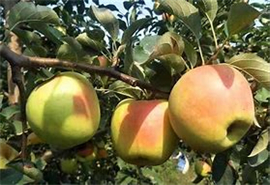
#> input picture Results_detail/Attachment_1/106.jpg, 270 x 185 px; its folder holds only this picture in this run
$ jupyter execute --allow-errors Teacher.ipynb
#> lines starting #> are read from the running program, lines starting #| are printed output that depends on the picture; after the words box and inside, x2 and y2 are one past the last pixel; in counts of white or black regions, pixels touching at a corner belong together
[cell 1]
import cv2
import numpy as np
import glob
from PIL import Image

# 读取图像
image_paths = glob.glob('Attachment 1/2.jpg')  # 修改为你的图像文件夹路径

for image_path in image_paths:
    image = cv2.imread(image_path)

    # 定义颜色阈值范围，这里是绿色的树叶
    lower_green = np.array([40, 40, 40])
    upper_green = np.array([80, 255, 255])

    # 将图像转换为HSV颜色空间
    hsv = cv2.cvtColor(image, cv2.COLOR_BGR2HSV)

    # 根据颜色阈值创建树叶掩膜（mask）
    mask_green = cv2.inRange(hsv, lower_green, upper_green)

    # 对掩膜进行形态学操作，以便更好地区分苹果和树叶
    kernel = np.ones((5, 5), np.uint8)
    mask_green = cv2.morphologyEx(mask_green, cv2.MORPH_CLOSE, kernel)
    mask_green = cv2.morphologyEx(mask_green, cv2.MORPH_OPEN, kernel)

    # 反转掩膜以去除树叶区域
    mask_apple = cv2.bitwise_not(mask_green)
    apples = cv2.bitwise_and(image, image, mask=mask_apple)
    cv2.imshow("apples", apples)

    # 转换到HSV颜色空间
    hsv = cv2.cvtColor(apples, cv2.COLOR_BGR2HSV)

    # 定义苹果颜色的范围
    # lower_red1 = np.array([0, 100, 100])
    # upper_red1 = np.array([10, 255, 255])
    lower_red1 = np.array([0, 100, 150])
    upper_red1 = np.array([10, 255, 255])
    # lower_red2 = np.array([160, 100, 100])
    # upper_red2 = np.array([180, 255, 255])
    # 青苹果
    lower_red2 = np.array([20, 100, 150])
    upper_red2 = np.array([40, 255, 255])


    # 根据颜色阈值创建苹果掩码
    mask1 = cv2.inRange(hsv, lower_red1, upper_red1)
    # 青苹果开关
    mask2 = cv2.inRange(hsv, lower_red2, upper_red2)
    mask = cv2.bitwise_or(mask1, mask2)
    # Image.fromarray(mask).show()
    cv2.imshow("mask", mask)

    # 灰度
    # mask = cv2.cvtColor(mask, cv2.COLOR_BGR2GRAY)
    # Image.fromarray(mask).show()

    # 高斯模糊
    mask = cv2.GaussianBlur(mask,(5,5),0)
    # Image.fromarray(mask).show()
    cv2.imshow("GaussianBlur", mask)

    # 形态学操作改善掩码（先腐蚀后膨胀）
    kernel = np.ones((7, 7), np.uint8)
    mask = cv2.erode(mask, kernel, iterations=2)
    mask = cv2.dilate(mask, kernel, iterations=2)
    # Image.fromarray(mask).show()
    cv2.imshow("erode & dilate", mask)

    # 寻找轮廓
    # contours, _ = cv2.findContours(mask, cv2.RETR_EXTERNAL, cv2.CHAIN_APPROX_SIMPLE)
    contours, _ = cv2.findContours(mask, cv2.RETR_TREE, cv2.CHAIN_APPROX_NONE)

    draw_img = cv2.drawContours(image.copy(), contours, -1, (0, 255, 0), 3)
    for i in range(len(contours)):
        cnt = contours[i]
        x, y, w, h = cv2.boundingRect(cnt)
        img_1 = cv2.rectangle(draw_img, (x, y), (x + w, y + h), (0, 0, 255), 2)
        # 中心点 x+1/2*w，y+1/2*h
    str = 'the number of apples: ' + str(len(contours))
    # img = cv2.putText(draw_img, str, (0, 10), cv2.FONT_HERSHEY_TRIPLEX, 0.2, (0, 0, 255), 1)
    print("contours 数量：", len(contours))

    cv2.imshow("img", image)
    cv2.imshow("draw_img", draw_img)
    cv2.waitKey(0)
cv2.destroyAllWindows()
print(1+1)

[cell 2]
import cv2
import numpy as np
import glob
from PIL import Image

# 读取图像
image_paths = glob.glob('Attachment_1/2.jpg')  # 修改为你的图像文件夹路径

for image_path in image_paths:
    image = cv2.imread(image_path)

    # 定义颜色阈值范围，这里是绿色的树叶
    lower_green = np.array([40, 40, 40])
    upper_green = np.array([80, 255, 255])

    # 将图像转换为HSV颜色空间
    hsv = cv2.cvtColor(image, cv2.COLOR_BGR2HSV)

    # 根据颜色阈值创建树叶掩膜（mask）
    mask_green = cv2.inRange(hsv, lower_green, upper_green)

    # 对掩膜进行形态学操作，以便更好地区分苹果和树叶
    kernel = np.ones((5, 5), np.uint8)
    mask_green = cv2.morphologyEx(mask_green, cv2.MORPH_CLOSE, kernel)
    mask_green = cv2.morphologyEx(mask_green, cv2.MORPH_OPEN, kernel)

    # 反转掩膜以去除树叶区域
    mask_apple = cv2.bitwise_not(mask_green)
    apples = cv2.bitwise_and(image, image, mask=mask_apple)
    cv2.imshow("apples", apples)

    # 转换到HSV颜色空间
    hsv = cv2.cvtColor(apples, cv2.COLOR_BGR2HSV)

    # 定义苹果颜色的范围
    # lower_red1 = np.array([0, 100, 100])
    # upper_red1 = np.array([10, 255, 255])
    lower_red1 = np.array([0, 100, 150])
    upper_red1 = np.array([10, 255, 255])
    # lower_red2 = np.array([160, 100, 100])
    # upper_red2 = np.array([180, 255, 255])
    # 青苹果
    lower_red2 = np.array([20, 100, 150])
    upper_red2 = np.array([40, 255, 255])


    # 根据颜色阈值创建苹果掩码
    mask1 = cv2.inRange(hsv, lower_red1, upper_red1)
    # 青苹果开关
    mask2 = cv2.inRange(hsv, lower_red2, upper_red2)
    mask = cv2.bitwise_or(mask1, mask2)
    # Image.fromarray(mask).show()
    cv2.imshow("mask", mask)

    # 灰度
    # mask = cv2.cvtColor(mask, cv2.COLOR_BGR2GRAY)
    # Image.fromarray(mask).show()

    # 高斯模糊
    mask = cv2.GaussianBlur(mask,(5,5),0)
    # Image.fromarray(mask).show()
    cv2.imshow("GaussianBlur", mask)

    # 形态学操作改善掩码（先腐蚀后膨胀）
    kernel = np.ones((7, 7), np.uint8)
    mask = cv2.erode(mask, kernel, iterations=2)
    mask = cv2.dilate(mask, kernel, iterations=2)
    # Image.fromarray(mask).show()
    cv2.imshow("erode & dilate", mask)

    # 寻找轮廓
    # contours, _ = cv2.findContours(mask, cv2.RETR_EXTERNAL, cv2.CHAIN_APPROX_SIMPLE)
    contours, _ = cv2.findContours(mask, cv2.RETR_TREE, cv2.CHAIN_APPROX_NONE)

    draw_img = cv2.drawContours(image.copy(), contours, -1, (0, 255, 0), 3)
    for i in range(len(contours)):
        cnt = contours[i]
        x, y, w, h = cv2.boundingRect(cnt)
        img_1 = cv2.rectangle(draw_img, (x, y), (x + w, y + h), (0, 0, 255), 2)
        # 中心点 x+1/2*w，y+1/2*h
    str = 'the number of apples: ' + str(len(contours))
    # img = cv2.putText(draw_img, str, (0, 10), cv2.FONT_HERSHEY_TRIPLEX, 0.2, (0, 0, 255), 1)
    print("contours 数量：", len(contours))

    cv2.imshow("img", image)
    cv2.imshow("draw_img", draw_img)
    cv2.waitKey(0)
    cv2.destroyAllWindows()

[cell 3]
import cv2
import numpy as np
import glob
import os

# 创建文件夹以存储处理后的图像
output_folder = "output_images"
os.makedirs(output_folder, exist_ok=True)

def process_image(image_path, output_folder):
#> called with image_path = 'Results_detail/Attachment_1/106.jpg', output_folder = 'output_images'
    image = cv2.imread(image_path)
#> image is the input picture: shape (185, 270, 3); mean B, G, R 65.3, 104.2, 110

    # 以下是图像处理的代码...

    # 保存中间和最终图像
    image_name = os.path.splitext(os.path.basename(image_path))[0]

    # 保存苹果图像
    cv2.imwrite(os.path.join(output_folder, f"{image_name}_apples.jpg"), apples)

    # 保存掩膜图像
    cv2.imwrite(os.path.join(output_folder, f"{image_name}_mask.jpg"), mask)

    # 保存高斯模糊图像
    cv2.imwrite(os.path.join(output_folder, f"{image_name}_GaussianBlur.jpg"), mask)

    # 保存腐蚀和膨胀图像
    cv2.imwrite(os.path.join(output_folder, f"{image_name}_erode_dilate.jpg"), mask)

    # 保存绘制轮廓后的图像
    cv2.imwrite(os.path.join(output_folder, f"{image_name}_draw_img.jpg"), draw_img)

    print(f"处理并保存完成：{image_name}")

# 读取图像
image_paths = glob.glob('Attachment_1/*.jpg')  # 修改为你的图像文件夹路径

#> (the rest of this cell did not finish here and is left out)

[cell 4]
import cv2
import numpy as np
import glob
import os

# 创建文件夹以存储处理后的图像
output_folder = "output_images"
os.makedirs(output_folder, exist_ok=True)

# [67 lines left out: function process_image, not called in this run]
# 读取图像
image_paths = glob.glob('Attachment 1/*.jpg')  # 修改为你的图像文件夹路径

# 处理每个图像
for image_path in image_paths:
    process_image(image_path, output_folder)

[cell 5]
#上面的代码跑不出来现在重新试一试
import cv2
import numpy as np
import glob
import os

# 创建文件夹以存储处理后的图像
output_folder = "WhatdoIwant?"
os.makedirs(output_folder, exist_ok=True)

# [67 lines left out: function process_image, not called in this run]

# 读取图像
image_paths = glob.glob('Attachment 1/*.jpg')  # 修改为你的图像文件夹路径

# 处理每个图像
for image_path in image_paths:
    process_image(image_path, output_folder)

[cell 6]
import cv2
import numpy as np
import glob
import os
# 创建文件夹以存储处理后的图像
output_folder = "output_images"
os.makedirs(output_folder, exist_ok=True)

# 创建不同处理阶段的文件夹
output_folders = {
    'apples': os.path.join(output_folder, 'apples'),
    'mask': os.path.join(output_folder, 'mask'),
    'GaussianBlur': os.path.join(output_folder, 'GaussianBlur'),
    'erode_dilate': os.path.join(output_folder, 'erode_dilate'),
    'draw_img': os.path.join(output_folder, 'draw_img')
}

for folder in output_folders.values():
    os.makedirs(folder, exist_ok=True)

def process_image(image_path, output_folders):
    # 读取图像
#> called with image_path = 'Results_detail/Attachment_1/106.jpg'
    image = cv2.imread(image_path)

    # 以下是图像处理的代码...

    # 保存中间和最终图像
    image_name = os.path.splitext(os.path.basename(image_path))[0]

    # 保存苹果图像
    cv2.imwrite(os.path.join(output_folders['apples'], f"{image_name}_apples.jpg"), apples)

    # 保存掩膜图像
    cv2.imwrite(os.path.join(output_folders['mask'], f"{image_name}_mask.jpg"), mask)

    # 保存高斯模糊图像
    cv2.imwrite(os.path.join(output_folders['GaussianBlur'], f"{image_name}_GaussianBlur.jpg"), mask)

    # 保存腐蚀和膨胀图像
    cv2.imwrite(os.path.join(output_folders['erode_dilate'], f"{image_name}_erode_dilate.jpg"), mask)

    # 保存绘制轮廓后的图像
    cv2.imwrite(os.path.join(output_folders['draw_img'], f"{image_name}_draw_img.jpg"), draw_img)

    print(f"处理并保存完成：{image_name}")

# 读取图像
image_paths = glob.glob('Attachment_1/*.jpg')  # 修改为你的图像文件夹路径

# 处理每个图像
#> (the rest of this cell did not finish here and is left out)

[cell 7]
import cv2
import numpy as np
import glob
import os

# 创建文件夹以存储处理后的图像
output_folder = "output_images"
os.makedirs(output_folder, exist_ok=True)

# 创建不同处理阶段的文件夹
output_folders = {
    'apples': os.path.join(output_folder, 'apples'),
    'mask': os.path.join(output_folder, 'mask'),
    'GaussianBlur': os.path.join(output_folder, 'GaussianBlur'),
    'erode_dilate': os.path.join(output_folder, 'erode_dilate'),
    'draw_img': os.path.join(output_folder, 'draw_img')
}

for folder in output_folders.values():
    os.makedirs(folder, exist_ok=True)

def process_image(image_path, output_folders):
    # 读取图像
#> called with image_path = 'Results_detail/Attachment_1/106.jpg'
    image = cv2.imread(image_path)

    # 定义颜色阈值范围，这里是绿色的树叶
    lower_green = np.array([40, 40, 40])
    upper_green = np.array([80, 255, 255])

    # 将图像转换为HSV颜色空间
    hsv = cv2.cvtColor(image, cv2.COLOR_BGR2HSV)
#> hsv: shape (185, 270, 3); mean H, S, V 35.3, 125.1, 116

    # 根据颜色阈值创建树叶掩膜（mask）
    mask_green = cv2.inRange(hsv, lower_green, upper_green)
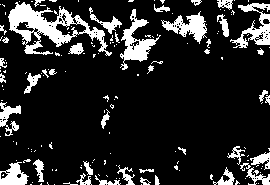
#> mask_green: shape (185, 270); 15.6% white; 159 white regions (118 under 20 px), largest, box (x1, y1, x2, y2) and area: (8, 2, 112, 56) 1961, (120, 9, 161, 70) 819, (230, 3, 270, 48) 713

    # 对掩膜进行形态学操作，以便更好地区分苹果和树叶
    kernel = np.ones((5, 5), np.uint8)
    mask_green = cv2.morphologyEx(mask_green, cv2.MORPH_CLOSE, kernel)
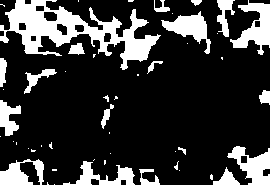
#> mask_green: shape (185, 270); 21% white; 50 white regions (30 under 20 px), largest, box (x1, y1, x2, y2) and area: (0, 0, 161, 70) 4120, (230, 0, 270, 55) 1012, (227, 146, 270, 185) 867
    mask_green = cv2.morphologyEx(mask_green, cv2.MORPH_OPEN, kernel)
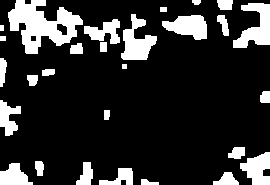
#> mask_green: shape (185, 270); 18% white; 28 white regions, largest, box (x1, y1, x2, y2) and area: (8, 0, 83, 54) 2124, (233, 3, 270, 48) 923, (121, 14, 157, 60) 877

    # 反转掩膜以去除树叶区域
    mask_apple = cv2.bitwise_not(mask_green)
    apples = cv2.bitwise_and(image, image, mask=mask_apple)
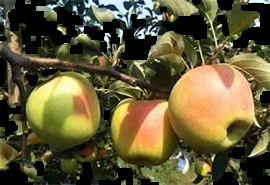
#> apples: shape (185, 270, 3); mean B, G, R 55.1, 89.6, 97.9

    # 以下是图像处理的代码...

    # 保存中间和最终图像
    image_name = os.path.splitext(os.path.basename(image_path))[0]

    # 保存苹果图像
    cv2.imwrite(os.path.join(output_folders['apples'], f"{image_name}_apples.jpg"), apples)

    # 保存掩膜图像
    cv2.imwrite(os.path.join(output_folders['mask'], f"{image_name}_mask.jpg"), mask)

    # 保存高斯模糊图像
    cv2.imwrite(os.path.join(output_folders['GaussianBlur'], f"{image_name}_GaussianBlur.jpg"), mask)

    # 保存腐蚀和膨胀图像
    cv2.imwrite(os.path.join(output_folders['erode_dilate'], f"{image_name}_erode_dilate.jpg"), mask)

    # 保存绘制轮廓后的图像
    cv2.imwrite(os.path.join(output_folders['draw_img'], f"{image_name}_draw_img.jpg"), draw_img)

    print(f"处理并保存完成：{image_name}")

# 读取图像
image_paths = glob.glob('Attachment_1/*.jpg')  # 修改为你的图像文件夹路径

# 处理每个图像
#> (the rest of this cell did not finish here and is left out)

[cell 8]
import cv2
import numpy as np
import glob
import os

# 创建文件夹以存储处理后的图像
output_folder = "output_images"
os.makedirs(output_folder, exist_ok=True)

# 创建不同处理阶段的文件夹
output_folders = {
    'apples': os.path.join(output_folder, 'apples'),
    'mask': os.path.join(output_folder, 'mask'),
    'GaussianBlur': os.path.join(output_folder, 'GaussianBlur'),
    'erode_dilate': os.path.join(output_folder, 'erode_dilate'),
    'draw_img': os.path.join(output_folder, 'draw_img')
}

for folder in output_folders.values():
    os.makedirs(folder, exist_ok=True)

def process_image(image_path, output_folders):
    # 读取图像
#> called with image_path = 'Results_detail/Attachment_1/106.jpg'
    image = cv2.imread(image_path)

    # 定义颜色阈值范围，这里是绿色的树叶
    lower_green = np.array([40, 40, 40])
    upper_green = np.array([80, 255, 255])

    # 将图像转换为HSV颜色空间
    hsv = cv2.cvtColor(image, cv2.COLOR_BGR2HSV)

    # 根据颜色阈值创建树叶掩膜（mask）
    mask_green = cv2.inRange(hsv, lower_green, upper_green)

    # 对掩膜进行形态学操作，以便更好地区分苹果和树叶
    kernel = np.ones((5, 5), np.uint8)
    mask_green = cv2.morphologyEx(mask_green, cv2.MORPH_CLOSE, kernel)
    mask_green = cv2.morphologyEx(mask_green, cv2.MORPH_OPEN, kernel)

    # 反转掩膜以去除树叶区域
    mask_apple = cv2.bitwise_not(mask_green)
    apples = cv2.bitwise_and(image, image, mask=mask_apple)

    # 转换到HSV颜色空间
    hsv = cv2.cvtColor(apples, cv2.COLOR_BGR2HSV)
#> hsv: shape (185, 270, 3); mean H, S, V 26.4, 107.7, 101.3

    # 定义苹果颜色的范围
    lower_red1 = np.array([0, 100, 150])
    upper_red1 = np.array([10, 255, 255])
    lower_red2 = np.array([20, 100, 150])
    upper_red2 = np.array([40, 255, 255])

    # 根据颜色阈值创建苹果掩码
    mask1 = cv2.inRange(hsv, lower_red1, upper_red1)
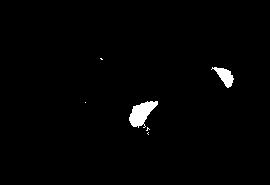
#> mask1: shape (185, 270); 1.4% white; 6 white regions (4 under 20 px), largest, box (x1, y1, x2, y2) and area: (129, 101, 158, 128) 437, (211, 67, 234, 88) 226
    mask2 = cv2.inRange(hsv, lower_red2, upper_red2)
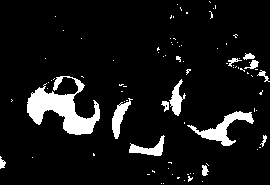
#> mask2: shape (185, 270); 8.3% white; 89 white regions (75 under 20 px), largest, box (x1, y1, x2, y2) and area: (27, 76, 100, 135) 1888, (187, 111, 254, 146) 700, (112, 98, 133, 139) 329
    mask = cv2.bitwise_or(mask1, mask2)
#> mask: shape (185, 270); 9.6% white; 95 white regions (79 under 20 px), largest, box (x1, y1, x2, y2) and area: (27, 76, 100, 135) 1888, (187, 111, 254, 146) 700, (129, 101, 158, 128) 437

    # 以下是图像处理的代码...

    # 保存中间和最终图像
    image_name = os.path.splitext(os.path.basename(image_path))[0]

    # 保存苹果图像
    cv2.imwrite(os.path.join(output_folders['apples'], f"{image_name}_apples.jpg"), apples)

    # 保存掩膜图像
    cv2.imwrite(os.path.join(output_folders['mask'], f"{image_name}_mask.jpg"), mask)

    # 保存高斯模糊图像
    cv2.imwrite(os.path.join(output_folders['GaussianBlur'], f"{image_name}_GaussianBlur.jpg"), mask)

    # 保存腐蚀和膨胀图像
    cv2.imwrite(os.path.join(output_folders['erode_dilate'], f"{image_name}_erode_dilate.jpg"), mask)

    # 保存绘制轮廓后的图像
    cv2.imwrite(os.path.join(output_folders['draw_img'], f"{image_name}_draw_img.jpg"), draw_img)

    print(f"处理并保存完成：{image_name}")

# 读取图像
image_paths = glob.glob('Attachment_1/*.jpg')  # 修改为你的图像文件夹路径

# 处理每个图像
#> (the rest of this cell did not finish here and is left out)

[cell 9]
import cv2
import numpy as np
import glob
import os

# 创建文件夹以存储处理后的图像
output_folder = "output_images"
os.makedirs(output_folder, exist_ok=True)

# 创建不同处理阶段的文件夹
output_folders = {
    'apples': os.path.join(output_folder, 'apples'),
    'mask': os.path.join(output_folder, 'mask'),
    'GaussianBlur': os.path.join(output_folder, 'GaussianBlur'),
    'erode_dilate': os.path.join(output_folder, 'erode_dilate'),
    'draw_img': os.path.join(output_folder, 'draw_img')
}

for folder in output_folders.values():
    os.makedirs(folder, exist_ok=True)

def process_image(image_path, output_folders):
    # 读取图像
#> called with image_path = 'Results_detail/Attachment_1/106.jpg'
    image = cv2.imread(image_path)

    # 定义颜色阈值范围，这里是绿色的树叶
    lower_green = np.array([40, 40, 40])
    upper_green = np.array([80, 255, 255])

    # 将图像转换为HSV颜色空间
    hsv = cv2.cvtColor(image, cv2.COLOR_BGR2HSV)

    # 根据颜色阈值创建树叶掩膜（mask）
    mask_green = cv2.inRange(hsv, lower_green, upper_green)

    # 对掩膜进行形态学操作，以便更好地区分苹果和树叶
    kernel = np.ones((5, 5), np.uint8)
    mask_green = cv2.morphologyEx(mask_green, cv2.MORPH_CLOSE, kernel)
    mask_green = cv2.morphologyEx(mask_green, cv2.MORPH_OPEN, kernel)

    # 反转掩膜以去除树叶区域
    mask_apple = cv2.bitwise_not(mask_green)
    apples = cv2.bitwise_and(image, image, mask=mask_apple)

    # 转换到HSV颜色空间
    hsv = cv2.cvtColor(apples, cv2.COLOR_BGR2HSV)

    # 定义苹果颜色的范围
    lower_red1 = np.array([0, 100, 150])
    upper_red1 = np.array([10, 255, 255])
    lower_red2 = np.array([20, 100, 150])
    upper_red2 = np.array([40, 255, 255])

    # 根据颜色阈值创建苹果掩码
    mask1 = cv2.inRange(hsv, lower_red1, upper_red1)
    mask2 = cv2.inRange(hsv, lower_red2, upper_red2)
    mask = cv2.bitwise_or(mask1, mask2)

    # 形态学操作改善掩码（先腐蚀后膨胀）
    kernel = np.ones((7, 7), np.uint8)
    mask = cv2.erode(mask, kernel, iterations=2)
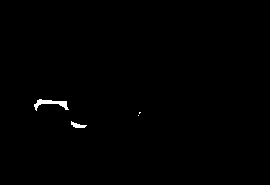
#> mask: shape (185, 270); 0.45% white; 4 white regions (2 under 20 px), largest, box (x1, y1, x2, y2) and area: (34, 99, 69, 111) 164, (71, 121, 87, 128) 56
    mask = cv2.dilate(mask, kernel, iterations=2)
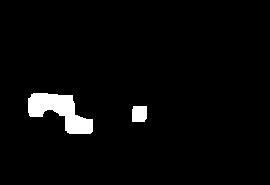
#> mask: shape (185, 270); 3.3% white; 2 white regions

    # 寻找轮廓
    contours, _ = cv2.findContours(mask, cv2.RETR_TREE, cv2.CHAIN_APPROX_NONE)
#> contours = 2 contours; box (x1, y1, x2, y2) and area: (28, 93, 93, 134) 1312, (132, 106, 147, 122) 204

    # 绘制轮廓和边界框
    draw_img = cv2.drawContours(image.copy(), contours, -1, (0, 255, 0), 3)
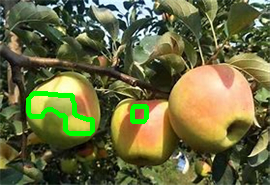
#> draw_img: shape (185, 270, 3); mean B, G, R 63.4, 106.5, 105.7
    for i in range(len(contours)):
        cnt = contours[i]
        x, y, w, h = cv2.boundingRect(cnt)
        img_1 = cv2.rectangle(draw_img, (x, y), (x + w, y + h), (0, 0, 255), 2)
#> this loop made 2 passes
#> (x, y, w, h) on passes 1 to 2: (132, 106, 15, 16), (28, 93, 65, 41)
#> pass 2, in process_image, `img_1 = cv2.rectangle(draw_img, (x, y), (x + w, y + h), (0, 0, 255), 2)`:
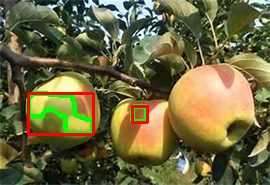
#> img_1: shape (185, 270, 3); mean B, G, R 63, 103.4, 108.9

    # 以下是图像处理的代码...

    # 保存中间和最终图像
    image_name = os.path.splitext(os.path.basename(image_path))[0]

    # 保存苹果图像
    cv2.imwrite(os.path.join(output_folders['apples'], f"{image_name}_apples.jpg"), apples)

    # 保存掩膜图像
    cv2.imwrite(os.path.join(output_folders['mask'], f"{image_name}_mask.jpg"), mask)

    # 保存高斯模糊图像
    cv2.imwrite(os.path.join(output_folders['GaussianBlur'], f"{image_name}_GaussianBlur.jpg"), mask)

    # 保存腐蚀和膨胀图像
    cv2.imwrite(os.path.join(output_folders['erode_dilate'], f"{image_name}_erode_dilate.jpg"), mask)

    # 保存绘制轮廓后的图像
    cv2.imwrite(os.path.join(output_folders['draw_img'], f"{image_name}_draw_img.jpg"), draw_img)

    print(f"处理并保存完成：{image_name}")

# 读取图像
image_paths = glob.glob('Attachment_1/*.jpg')  # 修改为你的图像文件夹路径

# 处理每个图像
for image_path in image_paths:
    process_image(image_path, output_folders)
